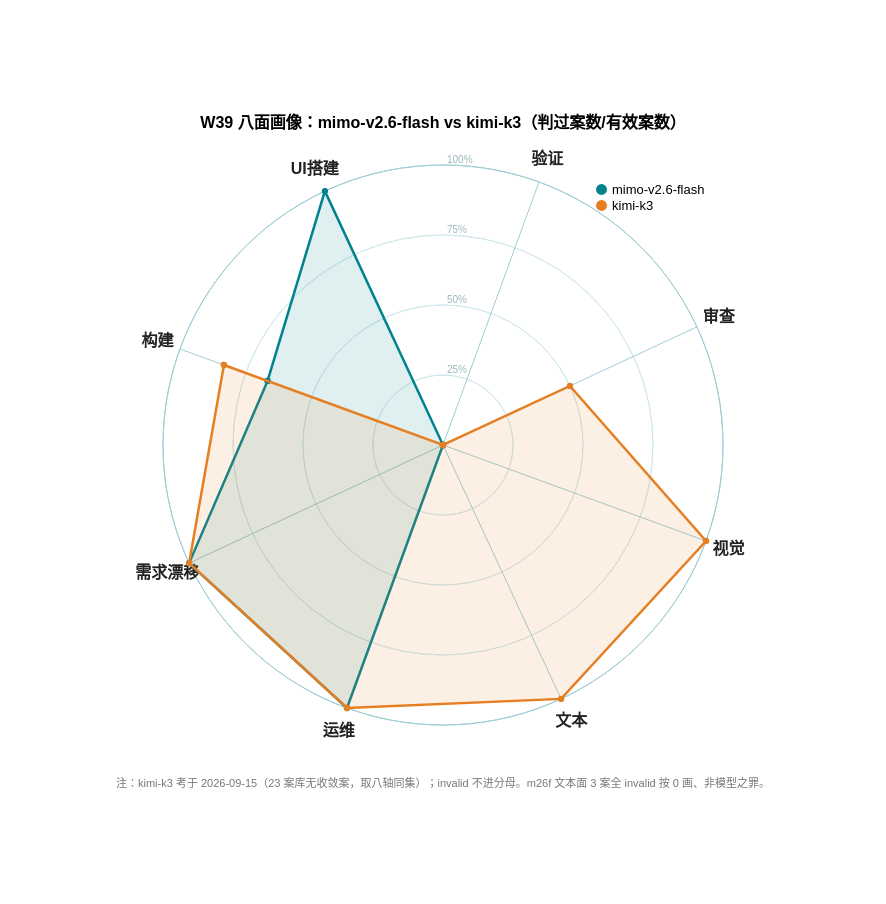

The Vega-Lite source for this figure:
### Vega specification from a JSON file in a GitHub repository (floating-point values rounded to 4 significant figures)
{"$schema": "https://vega.github.io/schema/vega/v5.json", "width": 560, "height": 560, "padding": 115, "title": {"text": "W39 八面画像：mimo-v2.6-flash vs kimi-k3（判过案数/有效案数）", "fontSize": 16, "anchor": "middle", "offset": 20}, "signals": [{"name": "radius", "update": "width / 2"}], "data": [{"name": "table", "values": [{"key": "构建", "category": "mimo-v2.6-flash", "value": 0.667}, {"key": "UI搭建", "category": "mimo-v2.6-flash", "value": 1.0}, {"key": "验证", "category": "mimo-v2.6-flash", "value": 0.0}, {"key": "审查", "category": "mimo-v2.6-flash", "value": 0.0}, {"key": "视觉", "category": "mimo-v2.6-flash", "value": 0.0}, {"key": "文本", "category": "mimo-v2.6-flash", "value": 0.0}, {"key": "运维", "category": "mimo-v2.6-flash", "value": 1.0}, {"key": "需求漂移", "category": "mimo-v2.6-flash", "value": 1.0}, {"key": "构建", "category": "mimo-v2.6-flash", "value": 0.667, "close": true}, {"key": "构建", "category": "kimi-k3", "value": 0.833}, {"key": "UI搭建", "category": "kimi-k3", "value": 0.0}, {"key": "验证", "category": "kimi-k3", "value": 0.0}, {"key": "审查", "category": "kimi-k3", "value": 0.5}, {"key": "视觉", "category": "kimi-k3", "value": 1.0}, {"key": "文本", "category": "kimi-k3", "value": 1.0}, {"key": "运维", "category": "kimi-k3", "value": 1.0}, {"key": "需求漂移", "category": "kimi-k3", "value": 1.0}, {"key": "构建", "category": "kimi-k3", "value": 0.833, "close": true}]}, {"name": "keys", "values": ["构建", "UI搭建", "验证", "审查", "视觉", "文本", "运维", "需求漂移"]}, {"name": "ticks", "values": [{"f": 0.25}, {"f": 0.5}, {"f": 0.75}, {"f": 1.0}]}], "scales": [{"name": "angular", "type": "point", "domain": {"data": "keys", "field": "data"}, "range": {"signal": "[-PI + 0.35, PI + 0.35 - 2 * PI / 8]"}}, {"name": "radial", "type": "linear", "domain": [0, 1], "range": {"signal": "[0, radius]"}, "zero": true, "nice": false}, {"name": "color", "type": "ordinal", "domain": ["mimo-v2.6-flash", "kimi-k3"], "range": ["#00838F", "#E67E22"]}], "legends": [{"fill": "color", "orient": "top-right", "title": null, "labelFontSize": 13, "symbolSize": 120, "labelLimit": 0}], "marks": [{"type": "arc", "encode": {"enter": {"x": {"signal": "0.5 * width"}, "y": {"signal": "0.5 * height"}, "startAngle": {"value": 0}, "endAngle": {"signal": "2 * PI"}, "innerRadius": {"signal": "0.25 * radius"}, "outerRadius": {"signal": "0.25 * radius"}, "stroke": {"value": "#cfe8ec"}, "strokeWidth": {"value": 1}}}}, {"type": "arc", "encode": {"enter": {"x": {"signal": "0.5 * width"}, "y": {"signal": "0.5 * height"}, "startAngle": {"value": 0}, "endAngle": {"signal": "2 * PI"}, "innerRadius": {"signal": "0.5 * radius"}, "outerRadius": {"signal": "0.5 * radius"}, "stroke": {"value": "#cfe8ec"}, "strokeWidth": {"value": 1}}}}, {"type": "arc", "encode": {"enter": {"x": {"signal": "0.5 * width"}, "y": {"signal": "0.5 * height"}, "startAngle": {"value": 0}, "endAngle": {"signal": "2 * PI"}, "innerRadius": {"signal": "0.75 * radius"}, "outerRadius": {"signal": "0.75 * radius"}, "stroke": {"value": "#cfe8ec"}, "strokeWidth": {"value": 1}}}}, {"type": "arc", "encode": {"enter": {"x": {"signal": "0.5 * width"}, "y": {"signal": "0.5 * height"}, "startAngle": {"value": 0}, "endAngle": {"signal": "2 * PI"}, "innerRadius": {"signal": "1.0 * radius"}, "outerRadius": {"signal": "1.0 * radius"}, "stroke": {"value": "#9fcdd4"}, "strokeWidth": {"value": 1}}}}, {"type": "text", "encode": {"enter": {"x": {"signal": "0.5 * width + 4"}, "y": {"signal": "0.5 * height - datum.f * radius"}, "text": {"signal": "format(datum.f, '.0%')"}, "fontSize": {"value": 10}, "fill": {"value": "#9ab8bd"}, "align": {"value": "left"}, "baseline": {"value": "bottom"}}}, "from": {"data": "ticks"}}, {"type": "rule", "from": {"data": "keys"}, "encode": {"enter": {"x": {"signal": "0.5 * width"}, "y": {"signal": "0.5 * height"}, "x2": {"signal": "0.5 * width + radius * cos(scale('angular', datum.data))"}, "y2": {"signal": "0.5 * height + radius * sin(scale('angular', datum.data))"}, "stroke": {"value": "#9fcdd4"}, "strokeWidth": {"value": 1}}}}, {"type": "text", "from": {"data": "keys"}, "encode": {"enter": {"x": {"signal": "0.5 * width + (radius + 24) * cos(scale('angular', datum.data))"}, "y": {"signal": "0.5 * height + (radius + 24) * sin(scale('angular', datum.data))"}, "text": {"field": "data"}, "fontSize": {"value": 16}, "fontWeight": {"value": "bold"}, "align": {"value": "center"}, "baseline": {"value": "middle"}, "fill": {"value": "#222"}}}}, {"type": "group", "from": {"facet": {"name": "cats", "data": "table", "groupby": "category"}}, "marks": [{"type": "line", "from": {"data": "cats"}, "encode": {"enter": {"x": {"signal": "0.5 * width + scale('radial', datum.value) * cos(scale('angular', datum.key))"}, "y": {"signal": "0.5 * height + scale('radial', datum.value) * sin(scale('angular', datum.key))"}, "stroke": {"scale": "color", "field": {"parent": "category"}}, "strokeWidth": {"value": 2.5}, "fill": {"scale": "color", "field": {"parent": "category"}}, "fillOpacity": {"value": 0.12}}}}, {"type": "symbol", "from": {"data": "cats"}, "encode": {"enter": {"x": {"signal": "0.5 * width + scale('radial', datum.value) * cos(scale('angular', datum.key))"}, "y": {"signal": "0.5 * height + scale('radial', datum.value) * sin(scale('angular', datum.key))"}, "size": {"value": 40}, "fill": {"scale": "color", "field": {"parent": "category"}}}}}]}, {"type": "text", "encode": {"enter": {"x": {"signal": "0.5 * width"}, "y": {"signal": "height + 62"}, "text": {"value": "注：kimi-k3 考于 2026-09-15（23 案库无收敛案，取八轴同集）；invalid 不进分母。m26f 文本面 3 案全 invalid 按 0 画、非模型之罪。"}, "fontSize": {"value": 11}, "fill": {"value": "#777"}, "align": {"value": "center"}}}}]}
